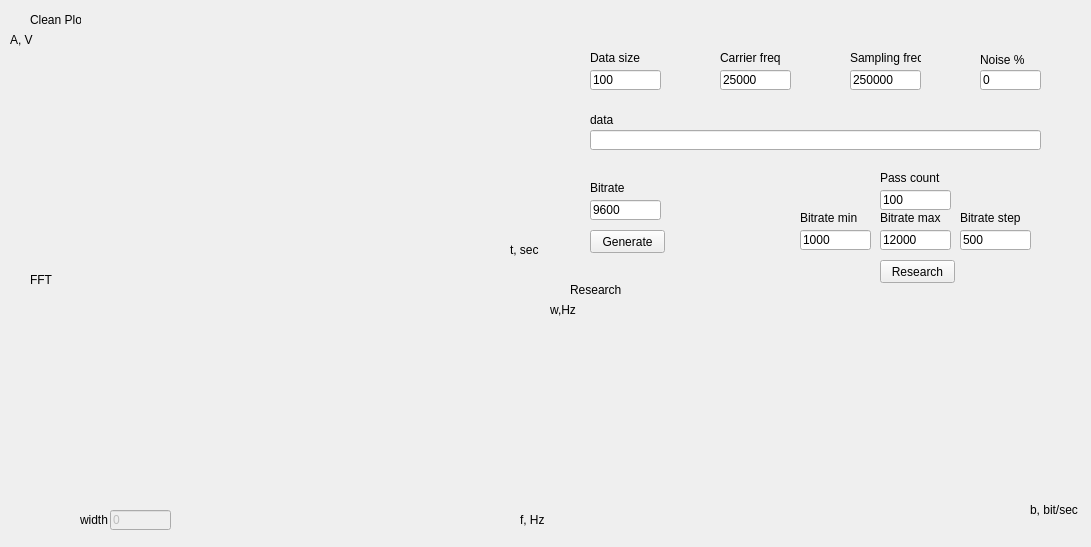
<?xml version="1.0" encoding="UTF-8"?>
<ui version="4.0">
 <class>MainWindow</class>
 <widget class="QMainWindow" name="MainWindow">
  <property name="geometry">
   <rect>
    <x>0</x>
    <y>0</y>
    <width>1091</width>
    <height>547</height>
   </rect>
  </property>
  <property name="windowTitle">
   <string>Gauss Noise Filter</string>
  </property>
  <widget class="QWidget" name="centralWidget">
   <widget class="QCustomPlot" name="cleanPlot" native="true">
    <property name="geometry">
     <rect>
      <x>30</x>
      <y>30</y>
      <width>511</width>
      <height>211</height>
     </rect>
    </property>
   </widget>
   <widget class="QCustomPlot" name="fourierPlot" native="true">
    <property name="geometry">
     <rect>
      <x>30</x>
      <y>300</y>
      <width>511</width>
      <height>211</height>
     </rect>
    </property>
    <zorder>label_18</zorder>
   </widget>
   <widget class="QLabel" name="label_10">
    <property name="geometry">
     <rect>
      <x>980</x>
      <y>50</y>
      <width>51</width>
      <height>20</height>
     </rect>
    </property>
    <property name="text">
     <string>Noise %</string>
    </property>
   </widget>
   <widget class="QPushButton" name="genButton">
    <property name="geometry">
     <rect>
      <x>590</x>
      <y>230</y>
      <width>75</width>
      <height>23</height>
     </rect>
    </property>
    <property name="text">
     <string>Generate</string>
    </property>
   </widget>
   <widget class="QLabel" name="label_11">
    <property name="geometry">
     <rect>
      <x>30</x>
      <y>10</y>
      <width>51</width>
      <height>20</height>
     </rect>
    </property>
    <property name="text">
     <string>Clean Plot</string>
    </property>
   </widget>
   <widget class="QLabel" name="label_15">
    <property name="geometry">
     <rect>
      <x>570</x>
      <y>280</y>
      <width>51</width>
      <height>20</height>
     </rect>
    </property>
    <property name="text">
     <string>Research</string>
    </property>
   </widget>
   <widget class="QLineEdit" name="noisePartEdit">
    <property name="geometry">
     <rect>
      <x>980</x>
      <y>70</y>
      <width>61</width>
      <height>20</height>
     </rect>
    </property>
    <property name="text">
     <string>0</string>
    </property>
   </widget>
   <widget class="QLabel" name="label_16">
    <property name="geometry">
     <rect>
      <x>30</x>
      <y>270</y>
      <width>51</width>
      <height>20</height>
     </rect>
    </property>
    <property name="text">
     <string>FFT</string>
    </property>
   </widget>
   <widget class="QLabel" name="label_13">
    <property name="geometry">
     <rect>
      <x>590</x>
      <y>110</y>
      <width>31</width>
      <height>20</height>
     </rect>
    </property>
    <property name="text">
     <string>data</string>
    </property>
   </widget>
   <widget class="QLineEdit" name="deltaEdit">
    <property name="enabled">
     <bool>true</bool>
    </property>
    <property name="geometry">
     <rect>
      <x>590</x>
      <y>130</y>
      <width>451</width>
      <height>20</height>
     </rect>
    </property>
    <property name="text">
     <string/>
    </property>
   </widget>
   <widget class="QCustomPlot" name="researchPlot" native="true">
    <property name="geometry">
     <rect>
      <x>570</x>
      <y>300</y>
      <width>511</width>
      <height>211</height>
     </rect>
    </property>
   </widget>
   <widget class="QPushButton" name="pushButton">
    <property name="geometry">
     <rect>
      <x>880</x>
      <y>260</y>
      <width>75</width>
      <height>23</height>
     </rect>
    </property>
    <property name="text">
     <string>Research</string>
    </property>
   </widget>
   <widget class="QLineEdit" name="bitrateEdit">
    <property name="geometry">
     <rect>
      <x>590</x>
      <y>200</y>
      <width>71</width>
      <height>20</height>
     </rect>
    </property>
    <property name="text">
     <string>9600</string>
    </property>
   </widget>
   <widget class="QLabel" name="label">
    <property name="geometry">
     <rect>
      <x>590</x>
      <y>180</y>
      <width>61</width>
      <height>16</height>
     </rect>
    </property>
    <property name="text">
     <string>Bitrate</string>
    </property>
   </widget>
   <widget class="QLineEdit" name="dataSizeEdit">
    <property name="geometry">
     <rect>
      <x>590</x>
      <y>70</y>
      <width>71</width>
      <height>20</height>
     </rect>
    </property>
    <property name="text">
     <string>100</string>
    </property>
   </widget>
   <widget class="QLabel" name="label_2">
    <property name="geometry">
     <rect>
      <x>590</x>
      <y>50</y>
      <width>61</width>
      <height>16</height>
     </rect>
    </property>
    <property name="text">
     <string>Data size</string>
    </property>
   </widget>
   <widget class="QLineEdit" name="carrierFreqEdit">
    <property name="geometry">
     <rect>
      <x>720</x>
      <y>70</y>
      <width>71</width>
      <height>20</height>
     </rect>
    </property>
    <property name="text">
     <string>25000</string>
    </property>
   </widget>
   <widget class="QLabel" name="label_3">
    <property name="geometry">
     <rect>
      <x>720</x>
      <y>50</y>
      <width>61</width>
      <height>16</height>
     </rect>
    </property>
    <property name="text">
     <string>Carrier freq</string>
    </property>
   </widget>
   <widget class="QLineEdit" name="samplingFreqEdit">
    <property name="geometry">
     <rect>
      <x>850</x>
      <y>70</y>
      <width>71</width>
      <height>20</height>
     </rect>
    </property>
    <property name="text">
     <string>250000</string>
    </property>
   </widget>
   <widget class="QLabel" name="label_4">
    <property name="geometry">
     <rect>
      <x>850</x>
      <y>50</y>
      <width>71</width>
      <height>16</height>
     </rect>
    </property>
    <property name="text">
     <string>Sampling freq</string>
    </property>
   </widget>
   <widget class="QLabel" name="label_14">
    <property name="geometry">
     <rect>
      <x>80</x>
      <y>510</y>
      <width>31</width>
      <height>20</height>
     </rect>
    </property>
    <property name="text">
     <string>width</string>
    </property>
   </widget>
   <widget class="QLineEdit" name="widthEdit">
    <property name="enabled">
     <bool>false</bool>
    </property>
    <property name="geometry">
     <rect>
      <x>110</x>
      <y>510</y>
      <width>61</width>
      <height>20</height>
     </rect>
    </property>
    <property name="text">
     <string>0</string>
    </property>
   </widget>
   <widget class="QLabel" name="label_5">
    <property name="geometry">
     <rect>
      <x>800</x>
      <y>210</y>
      <width>61</width>
      <height>16</height>
     </rect>
    </property>
    <property name="text">
     <string>Bitrate min</string>
    </property>
   </widget>
   <widget class="QLineEdit" name="bitrateMinEdit">
    <property name="geometry">
     <rect>
      <x>800</x>
      <y>230</y>
      <width>71</width>
      <height>20</height>
     </rect>
    </property>
    <property name="text">
     <string>1000</string>
    </property>
   </widget>
   <widget class="QLineEdit" name="bitrateMaxEdit">
    <property name="geometry">
     <rect>
      <x>880</x>
      <y>230</y>
      <width>71</width>
      <height>20</height>
     </rect>
    </property>
    <property name="text">
     <string>12000</string>
    </property>
   </widget>
   <widget class="QLineEdit" name="bitrateStepEdit">
    <property name="geometry">
     <rect>
      <x>960</x>
      <y>230</y>
      <width>71</width>
      <height>20</height>
     </rect>
    </property>
    <property name="text">
     <string>500</string>
    </property>
   </widget>
   <widget class="QLabel" name="label_6">
    <property name="geometry">
     <rect>
      <x>880</x>
      <y>210</y>
      <width>61</width>
      <height>16</height>
     </rect>
    </property>
    <property name="text">
     <string>Bitrate max</string>
    </property>
   </widget>
   <widget class="QLabel" name="label_7">
    <property name="geometry">
     <rect>
      <x>960</x>
      <y>210</y>
      <width>61</width>
      <height>16</height>
     </rect>
    </property>
    <property name="text">
     <string>Bitrate step</string>
    </property>
   </widget>
   <widget class="QLineEdit" name="passCountEdit">
    <property name="geometry">
     <rect>
      <x>880</x>
      <y>190</y>
      <width>71</width>
      <height>20</height>
     </rect>
    </property>
    <property name="text">
     <string>100</string>
    </property>
   </widget>
   <widget class="QLabel" name="label_8">
    <property name="geometry">
     <rect>
      <x>880</x>
      <y>170</y>
      <width>61</width>
      <height>16</height>
     </rect>
    </property>
    <property name="text">
     <string>Pass count</string>
    </property>
   </widget>
   <widget class="QLabel" name="label_17">
    <property name="geometry">
     <rect>
      <x>520</x>
      <y>510</y>
      <width>31</width>
      <height>20</height>
     </rect>
    </property>
    <property name="text">
     <string>f, Hz</string>
    </property>
   </widget>
   <widget class="QLabel" name="label_19">
    <property name="geometry">
     <rect>
      <x>10</x>
      <y>30</y>
      <width>31</width>
      <height>20</height>
     </rect>
    </property>
    <property name="text">
     <string>A, V</string>
    </property>
   </widget>
   <widget class="QLabel" name="label_20">
    <property name="geometry">
     <rect>
      <x>510</x>
      <y>240</y>
      <width>31</width>
      <height>20</height>
     </rect>
    </property>
    <property name="text">
     <string>t, sec</string>
    </property>
   </widget>
   <widget class="QLabel" name="label_21">
    <property name="geometry">
     <rect>
      <x>1030</x>
      <y>500</y>
      <width>51</width>
      <height>20</height>
     </rect>
    </property>
    <property name="text">
     <string>b, bit/sec</string>
    </property>
   </widget>
   <widget class="QLabel" name="label_22">
    <property name="geometry">
     <rect>
      <x>550</x>
      <y>300</y>
      <width>31</width>
      <height>20</height>
     </rect>
    </property>
    <property name="text">
     <string>w,Hz</string>
    </property>
   </widget>
  </widget>
 </widget>
 <layoutdefault spacing="6" margin="11"/>
 <customwidgets>
  <customwidget>
   <class>QCustomPlot</class>
   <extends>QWidget</extends>
   <header>qcustomplot.h</header>
   <container>1</container>
  </customwidget>
 </customwidgets>
 <resources/>
 <connections/>
</ui>
